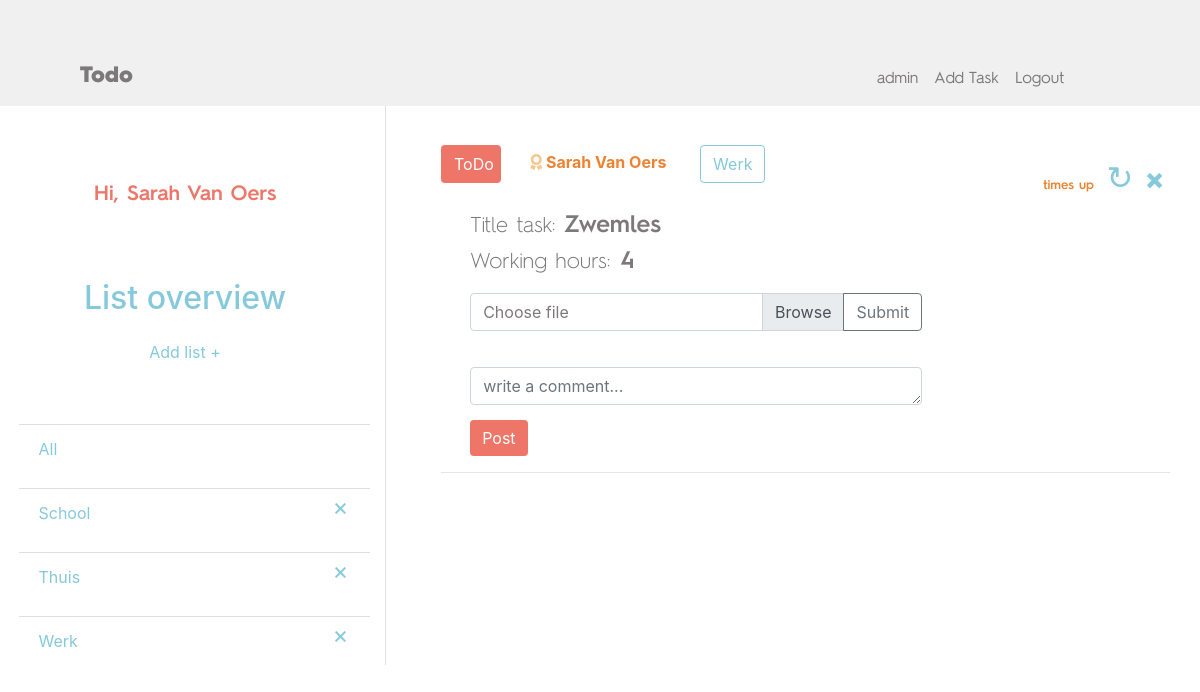
/home.php?list=62 (signed in), run on the app's committed database.
### tables this page shows
CREATE TABLE `list` (
  `id` int(11) NOT NULL,
  `title` varchar(255) NOT NULL,
  `user_id` int(255) NOT NULL
);

CREATE TABLE `task` (
  `id` int(11) NOT NULL,
  `title` varchar(255) NOT NULL,
  `working_hours` int(255) NOT NULL,
  `date` date NOT NULL,
  `user_id` int(11) NOT NULL,
  `list_id` int(11) NOT NULL
);

CREATE TABLE `users` (
  `id` int(11) NOT NULL,
  `firstname` varchar(255) NOT NULL,
  `lastname` varchar(255) NOT NULL,
  `email` varchar(255) NOT NULL,
  `password` varchar(255) NOT NULL,
  `isAdmin` tinyint(1) NOT NULL
);

### components/newAdmin.php (called while the page is built, shortened)
<?php
    include_once("classes/User.class.php");
$user = new User();
$getAdmins = $user->getAdmins();
?><form method="POST" class="form" id="popUp_task">

### classes/User.class.php (called while the page is built, shortened)
<?php
    class User{
        public function getAdmins() {
            $conn= Db::getInstance();
            $statement = $conn->prepare("SELECT * FROM users WHERE isAdmin=1 and id != :id");
            $statement->bindParam(':id',$_SESSION['user']['id']);
            $statement->execute();
            $result = $statement->fetchAll();
            return $result;
        }
    }
?>

### classes/Lists.class.php (called while the page is built, shortened)
<?php
    class Lists {
    public function result(){
        $conn = Db::GetInstance();
        $statement = $conn->prepare("select * from list");
        $statement->execute();
        $results = $statement->fetchAll();
        return $results;
    }
}
?>

### classes/Task.class.php (called while the page is built, shortened)
<?php
class Task {
        public function getTasksByListId($id){
                $conn = db::getInstance();
                $statement = $conn->prepare("select task.*, users.firstname, users.lastname, users.isAdmin, list.title as list_title from task inner join list on task.list_id = list.id inner join users on task.user_id = users.id where task.list_id = :id order by task.date");
                $statement->bindParam(':id',$id);
                $statement->execute();
                $result = $statement->fetchAll();
                return $result;
        }
}
?>

### classes/Date.class.php (called while the page is built)
<?php
    class Date{
        public function getTimestring($date){
            $datetime1 = new DateTime($date);
            $datetime2 = new DateTime(date("Y/m/d"));
            $interval = $datetime2->diff($datetime1);
            $days = $interval->format('%r%a');
            if($days > 1){
                $timestring = $days.' days left';
            }else if($days == 1){
                $timestring = $days.' day left';
            }else if($days < 1){
                    if($days<0){
                        $timestring = 'times up';
                    }else{
                    if($interval->hours >1){
                        $timestring = $interval->hours.' hours left';
                    }else if($interval->hours ==1 ){
                        $timestring = $interval->hours.' hour left';
                    }else if($interval->hours <1){
                        if($interval->minutes>0){
                            $timestring = $interval->minutes.' minutes left';
                        }else{
                            $timestring = 'times up';
                        }
                    }
                }
            }
            return $timestring;
        }
    }
?>

### home.php (the view, shortened to what this page needs)
<?php
    include_once("classes/User.class.php");
    include_once("classes/Lists.class.php");
    include_once("classes/Task.class.php");
    include_once("classes/Date.class.php");
    include_once("classes/Status.class.php");
    $url=strtok($_SERVER["REQUEST_URI"],'?');
    $tasks_lists = new Lists();
    $result = $tasks_lists->result();
    $task = new Task();
    if(!empty($_GET)){
        $listid = (int)$_GET['list'];
        $resultTask = $task->getTasksByListId($listid);
    }else{
        $resultTask = $task->result();
    }
    include_once("components/newAdmin.php");
 ?><html lang="en">
<head>
    <link rel="stylesheet" href="https://cdnjs.cloudflare.com/ajax/libs/font-awesome/4.7.0/css/font-awesome.min.css">
    <link rel="stylesheet" href="https://stackpath.bootstrapcdn.com/bootstrap/4.1.1/css/bootstrap.min.css">
    <link rel="stylesheet" href="css/style.css">
    <link href="https://gitcdn.github.io/bootstrap-toggle/2.2.2/css/bootstrap-toggle.min.css" rel="stylesheet">
    <link rel="stylesheet" href="https://use.fontawesome.com/releases/v5.2.0/css/all.css">
</head>
<body>
    <nav class="navbar navbar-expand-lg navbar-light bg-light">
        <a class="brand" id="navLogo" href="home.php">Todo</a>
        <div class="collapse navbar-collapse" id="navbarNavAltMarkup">
            <div class="navbar-nav navbar-right">
                <a class="nav-item nav-link" href="newAdmin.php" data-toggle="modal" data-target="#exampleModalCenter4">admin</a>
                <a class="nav-item nav-link" href="taskCreate.php" data-toggle="modal" data-target="#exampleModalCenter">Add Task</a>
                <a class="nav-item nav-link" href="logout.php">Logout</a>
            </div>
        </div>
    </nav>
    <div class="row">
            <div class="col-4 left">
                <h1 class=username>Hi, <?php echo($_SESSION['user']['firstname'].' '.$_SESSION['user']['lastname']);?></h1>
                <h2 class="listOverview">List overview</h2>
                <a class="nav-item nav-link" href="listCreate.php" data-toggle="modal" data-target="#exampleModalCenter2">Add list &plus; </a>
                <ul class="list-group list-group-flush list appendList">
                <?php echo '<a href="http://'.$_SERVER['HTTP_HOST'].$url.'"><li class="list-group-item">All</li></a>' ?>
                <?php foreach($result as $key => $r) {
                   echo '<a href="http://'.$_SERVER['HTTP_HOST'].$url.'?list='.$r["id"].'">'.'<li class="list-group-item">' . $r["title"] . '<span class="listAlign"><input type="submit" href="listDelete.php" class="deleteList" data-list_id="'.$r["id"].'" value="&times;"></span></li></a>';
                }
                ?>
                </ul>
            </div>
            <div class="col-8 right border-left">
            <?php foreach($resultTask as $key => $r) { ?>
            <div class="comment-wrapper">
            <div class="panel panel-info">
                <ul class="media-list">
                        <li class="media">
                            <div class="media-body">
                            <div class="statusBtn">
                                <?php
                                    $status = new Status();
                                    $result = $status->checkIfDone($_SESSION['user']['id'],$r["id"]);
                                    $result ? $done = 'taskDone' : $done = null;
                                    $result ? $btnText = 'Done' : $btnText = 'ToDo';
                                    $adminstr = $r["isAdmin"] ? '<i class="fas fa-award admin"></i>'  : null;
                                ?>
                                <button type="submit" id="btn_done" class="btn done_button doneTodo <?php echo $done ?>" href="#" value="" data-done_id='<?php echo $r["id"] ?>'><?php echo $btnText ?></button>
                            </div>
                            <strong class="nameUser"><?php echo $adminstr . "   " ?><?php echo $r["firstname"] . " " . $r["lastname"] ?></strong>
                            <span class="text-muted pull-right">
                                <?php
                                    $date = new Date();
                                    $timestring = $date->getTimestring($r ['date']);
                                ;?>
                                <small class="text-muted"><?php echo $timestring;?></small>
                                <input type="submit" href="taskDelete.php" class="deleteTask" data-task_id=" <?php echo $r['id'] ?>" value="&times;">
                                <input type="submit" class="updateTask" href="taskUpdate.php" data-toggle="modal" data-target="#exampleModalCenter3" value="&#8635;" data-task_id="<?php echo $r['id'] ?>"/>
                            </span>
                            <input type="submit" class="btn btn-outline-primary tagList" value="<?php echo $r["list_title"]; ?>">
                            <p class="titleTask">
                              <span class="textTask">Title task:</span> <?php echo htmlspecialchars($r["title"]); ?> <br>
                              <span class="textTask">Working hours:</span> <?php echo htmlspecialchars($r["working_hours"]); ?>
                            </p>
                            <form action="" method="post" enctype="multipart/form-data">
                            <div class="input-group uploadFile">
                                <div class="custom-file">
                                    <label class="custom-file-label" for="inputGroupFile04">Choose file</label>
                                </div>
                                <div class="input-group-append">
                                    <input class="btn btn-outline-secondary" type="submit" id="inputGroupFileAddon04" "Upload"/>
                                </div>
                                </div>
                            </form>
                            <div class="setComment">
                                <textarea class="form-control commentPost" placeholder="write a comment..." rows="1"></textarea>
                                <input type="submit" class="btn btn-secondary postBtn commentBtn" value="Post">
                            </div>
                            </div>
                            <br>
                        </li>
                        <hr>
                    </ul>
            </div>
        </div>
        <?php  } ?>
            </div>
    </div>
</body>
</html>

### css/style.css (style rules this page uses)
a { margin-top: 4%; color: #ed7669; text-decoration: none; }
.bg-light { background-color: #f0f0f0 !important; }
.brand { display: inline-block; padding-top: .3125rem; padding-bottom: .3125rem; margin-left: 4rem; font-size: 1.4em; line-height: inherit; white-space: nowrap; text-decoration: none; color: #7d797b!important; font-family: 'hurme_geometric_sans_2black' !important; }
.nav-link { color:#85c9db !important; }
.navbar-light .navbar-nav .nav-link { font-family: 'hurme_geometric_sans_2regular'; color:#7d797b !important; }
.navbar-right { margin-left: 70%; margin-top: 40px; }
.listOverview { color: #85c9db !important; text-align: center; }
.row { width: 100%; float: left; }
.left { width: 35%; }
.username { font-family: 'hurme_geometric_sans_2SBd'; color: #ed7669; font-size: 1.3em; width: 70%; margin: 20% auto 20% auto; display: block; text-align: center; }
li { list-style-type: none; }
.list { margin-top: 10%; }
.deleteList { font-size: 1.5rem; font-weight: 400; line-height: 1; color: #85c9db !important; text-shadow: none; background: none; border: none; cursor: pointer; padding-left: 20%; }
.listAlign { float: right; margin-top: -7px; }
.nav-link { display: block; padding: .5rem 1rem; text-align: center; }
.list-group-item { color:#85c9db !important; margin-left: 5%; }
.media-list { margin-top:5%; width: 100%; margin-bottom: 2%; }
.nameUser { color: #ed8330; margin-left: 4%; }
.right { width: 60%; border-color: #7d797b; border-right-width: 7px; height: auto; }
.text-muted { color: #ed8330 !important; font-family: 'hurme_geometric_sans_2SBd'; }
.media-body { color:#7d797b; }
.commentPost { width: 62%; margin-left: 4%; margin-top: 5%; }
.postBtn { background-color:#ed7669; border:none; margin-left: 4%; margin-top:2%; }
.tagList { color: #85c9db !important; border-color: #85c9db !important; margin-left: 4%; }
.titleTask { margin-left: 4%; margin-top: 3%; font-size: 1.5em; font-family: 'hurme_geometric_sans_2SBd'; color: #7d797b; }
.textTask { font-size: 0.9em; font-family: 'hurme_geometric_sans_2light'; }
.deleteTask { font-size: 2.7rem; font-weight: 200; color: #85c9db !important; text-shadow: none; background: none; border: none; cursor: pointer; float:right; }
.updateTask { font-size: 2rem; font-weight: 200; line-height: 1; color: #85c9db !important; text-shadow: none; background: none; border: none; cursor: pointer; padding-top:15px; }
.admin { color:#f6c78f; }
.uploadFile { width: 62%; margin-left: 4%; }
.done_button { background-color: #ed7669; color: white; text-align: center; width: 60px; cursor: pointer; float: left; }
.comment-wrapper { display: block; }
label { color: #7d797b !important; }

### data on the page
list: title "School"
list: title "Thuis"
list: title "Werk"
task: btnText "ToDo", user.firstname "Sarah", user.lastname "Van Oers", date "times up", list.title "Werk", title "Zwemles", working_hours "4"

### other printed values
$_SESSION['user']['firstname'] "Sarah"
$_SESSION['user']['lastname'] "Van Oers"
